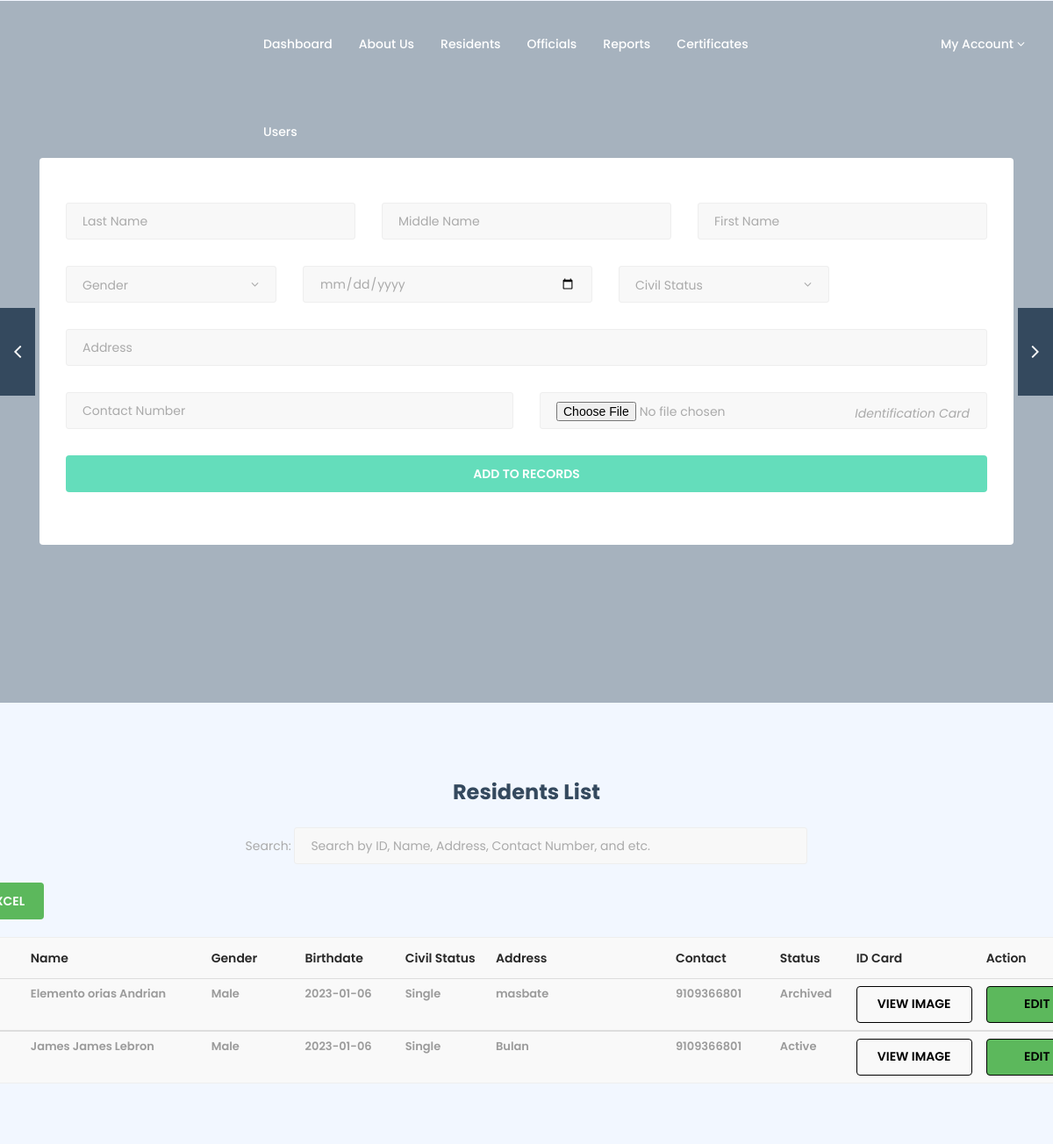
The app's page /admin/residents.php with its own data.
### tables this page shows
CREATE TABLE `residents` (
  `residentid` int(11) NOT NULL,
  `lastname` text NOT NULL,
  `middlename` text NOT NULL,
  `firstname` text NOT NULL,
  `gender` text NOT NULL,
  `birthdate` text NOT NULL,
  `civilstatus` text NOT NULL,
  `address` text NOT NULL,
  `idcard` text NOT NULL,
  `contact` text NOT NULL,
  `status` tinyint(4) NOT NULL
);

### admin/residents.php (the view, shortened to what this page needs)
<!DOCTYPE html>
<html dir="ltr" lang="en-US">
	<head>
		<link href="assets/css/external.css" rel="stylesheet">
		<link href="assets/css/bootstrap.min.css" rel="stylesheet">
		<link href="assets/css/style.css" rel="stylesheet">
	</head>
	<body>
		<div id="wrapper" class="wrapper clearfix">
				<?php include 'navbar.php'; ?>
		</div>
		</nav>
	</header>
		<section id="heroSearch" class="hero-search mtop-100 pt-0 pb-0">
		<div class="container">
			<div class="row">
				<div class="col-xs-12 col-sm-12 col-md-12">
					<div class="slider--content">
						<form class="mb-0" method="post" action="funcResidents.php" enctype="multipart/form-data">
							<div class="form-box search-properties">
								<div class="row"><br>
									<div class="col-xs-12 col-sm-6 col-md-4">
										<div class="form-group">
											<div class="select--box">
												<input type="text" name="lastname" class="form-control" id="select-location" placeholder="Last Name" required>
											</div>
										</div>
									</div>
									<div class="col-xs-12 col-sm-6 col-md-4">
										<div class="form-group">
											<div class="select--box">
												<input type="text" name="middlename" class="form-control" id="select-location" placeholder="Middle Name">
											</div>
										</div>
									</div>
									<div class="col-xs-12 col-sm-6 col-md-4">
										<div class="form-group">
											<div class="select--box">
												<input type="text" name="firstname" class="form-control" id="select-location" placeholder="First Name" required>
											</div>
										</div>
									</div>
									<div class="col-xs-12 col-sm-6 col-md-3">
										<div class="form-group">
											<div class="select--box">
												<i class="fa fa-angle-down"></i>
												<select name="gender" id="select-gender">
													<option>Gender</option>
												</select>
											</div>
										</div>
									</div>
									<div class="col-xs-12 col-sm-6 col-md-4">
										<div class="form-group">
											<div class="select--box">
												<input type="date" name="birthdate" class="form-control" id="select-birthdate" placeholder="Birthdate">
											</div>
										</div>
									</div>
									<div class="col-xs-12 col-sm-6 col-md-3">
										<div class="form-group">
											<div class="select--box">
												<i class="fa fa-angle-down"></i>
												<select name="civilstatus" id="select-type">
													<option>Civil Status</option>
												</select>
											</div>
										</div>
									</div>
									<div class="col-xs-12 col-sm-6 col-md-12">
										<div class="form-group">
											<div class="select--box">
												<input type="text" name="address" class="form-control" id="select-address" placeholder="Address" required>
											</div>
										</div>
									</div>
									<div class="col-xs-12 col-sm-6 col-md-6">
										<div class="form-group">
											<div class="select--box">
												<input type="text" name="contact" class="form-control" id="select-contact" placeholder="Contact Number" required>
											</div>
										</div>
									</div>
									<div class="col-xs-12 col-sm-6 col-md-6">
										<div class="form-group">
											<div class="select--box">
												<i>Identification Card</i>
												<input type="file" class="form-control" name="myfile" required="required"/>
											</div>
										</div>
									</div>
									<div class="col-xs-12 col-sm-6 col-md-12">
										<input type="submit" value="Add to Records" name="submit" class="btn btn--primary btn--block">
									</div>
								</div>
							</div>
						</form>
					</div>
				</div>
			</div>
		</div>
		<div class="carousel slider-navs" data-slide="1" data-slide-rs="1" data-autoplay="true" data-nav="true" data-dots="false" data-space="0" data-loop="true" data-speed="800">
		</div>
	</section>
	<section id="properties-carousel" class="properties-carousel pt-90 pb-90">
		<div class="container">
			<div class="row">
				<center><h5>Residents List</h5>
			Search: <input id="myInput" class="form-control" style="display:inline;width: 50%;" type="text" placeholder="Search by ID, Name, Address, Contact Number, and etc."></center><br>
			<?php
			$sql = "SELECT * FROM residents";
                        echo
                        "
                    <div class='container' style='width:1500px;margin-left:-130px'>
						    <form method='POST' action='exportResidents.php'>
								<input type='submit' value='export_excel' class='btn btn-success'>
							</form>
                        <table class='table table-striped table-hover'>
                        <thead>
                        <tr style = 'height: 30px;'>
                        <th style = 'width: 180px;'>Resident ID</th>
                        <th style = 'width: 350px;'>Name</th>
                        <th style = 'width: 150px;'>Gender</th>
                        <th style = 'width: 150px;'>Birthdate</th>
                        <th style = 'width: 150px;'>Civil Status</th>
                        <th style = 'width: 350px;'>Address</th>
                        <th style = 'width: 150px;'>Contact</th>
                        <th style = 'width: 100px;'>Status</th>
                        <th style = 'width: 200px;'>ID Card</th>
                        <th style = 'width: 450px;'>Action</th>
                        </tr>";
                        $result = mysqli_query($cn,$sql);
                        $offcialscountno = 1;
                        while($row = mysqli_fetch_assoc($result))
                        {
                        	$query = mysqli_query($cn, "SELECT * FROM residents");
							?>
								<tbody id='myTable'>
                                <tr>
								<td><?php echo $offcialscountno++ ?></td>
							   <td><?php echo  $row['lastname'].' ' . $row['middlename'] . ' ' . $row['firstname'] ?></td>
							   <td><?php echo  $row['gender'] ?></td>
							   <td><?php echo  $row['birthdate'] ?></td>
							   <td><?php echo  $row['civilstatus'] ?></td>
							   <td><?php echo  $row['address'] ?></td>
							   <td><?php echo  $row['contact'] ?></td>
						<?php
                                if ($row['status'] == "0")
                                {
                                	$stat = "Active";
                                }
                                else {
                                	$stat = "Archived";
                                }
                                echo "<td>" . $stat . "</td> ";
                                echo "<td><a target='_blank' class='btn btn-light' style='width:100%;border:1px solid black;color:black' href='".$row['idcard']."'>View Image</a></td> ";
                                echo "<td><a class='btn btn-success' style='width:49%;border:1px solid black;color:black' href='viewResident.php?id=" . $row['residentid'] . "'>Edit</a> ";
                                if ($row['status'] == "0")
                                {
                                	echo "<a class='btn btn-warning' style='width:49%;border:1px solid black;color:black' href='archiveResidents.php?id=" . $row['residentid'] . "'>Archive</a></td> ";
                                }
                                else {
                                	echo "<a class='btn btn-warning' style='width:49%;border:1px solid black;color:black' href='activateResidents.php?id=" . $row['residentid'] . "'>Restore</a></td> ";
                                }
								?>
                <?php	}
				echo '</table><br>'; ?>
			</div>
		</div>
	</section>
</body>
</html>

### admin/navbar.php (shortened to what this page needs)
<header id="navbar-spy" class="header header-1 header-transparent header-fixed">
                <nav id="primary-menu" class="navbar navbar-fixed-top">
                    <div class="container-fluid">
                        <div class="collapse navbar-collapse pull-right" id="navbar-collapse-1">
                            <ul class="nav navbar-nav nav-pos-center navbar-left">
                                <li class="nav-item"><a href="index.php" class="nav-link active" aria-current="page" >Dashboard</a></li>
                                <li class="nav-item"><a href="aboutus.php" class="nav-link active" aria-current="page" >About Us</a></li>
                                <li class="nav-item"><a href="residents.php" class="nav-link active" aria-current="page" >Residents</a></li>
                                <li class="nav-item"><a href="officials.php" class="nav-link active" aria-current="page" >Officials</a></li>
                                <li class="nav-item"><a href="reports.php" class="nav-link active" aria-current="page" >Reports</a></li>
                                <li class="nav-item"><a href="certificates.php" class="nav-link active" aria-current="page" >Certificates</a></li>
                                <li class="nav-item"><a href="users_account.php" class="nav-link active" aria-current="page" >Users</a></li>
                            </ul>
                            <div class="module module-property pull-left">
                                <ul class="nav navbar-nav">
                                 <li class="has-dropdown active">
                                    <a href="#" data-toggle="dropdown" class="dropdown-toggle menu-item">My Account</a>&nbsp;
                                </li>
                            </ul>
                            </div>
                </div>

### records on screen
residents: lastname "Elemento", middlename "orias", firstname "Andrian", gender "Male", birthdate "2023-01-06", civilstatus "Single", address "masbate", contact "9109366801", status "Archived"
residents: lastname "James", middlename "James", firstname "Lebron", gender "Male", birthdate "2023-01-06", civilstatus "Single", address "Bulan", contact "9109366801", status "Active"
